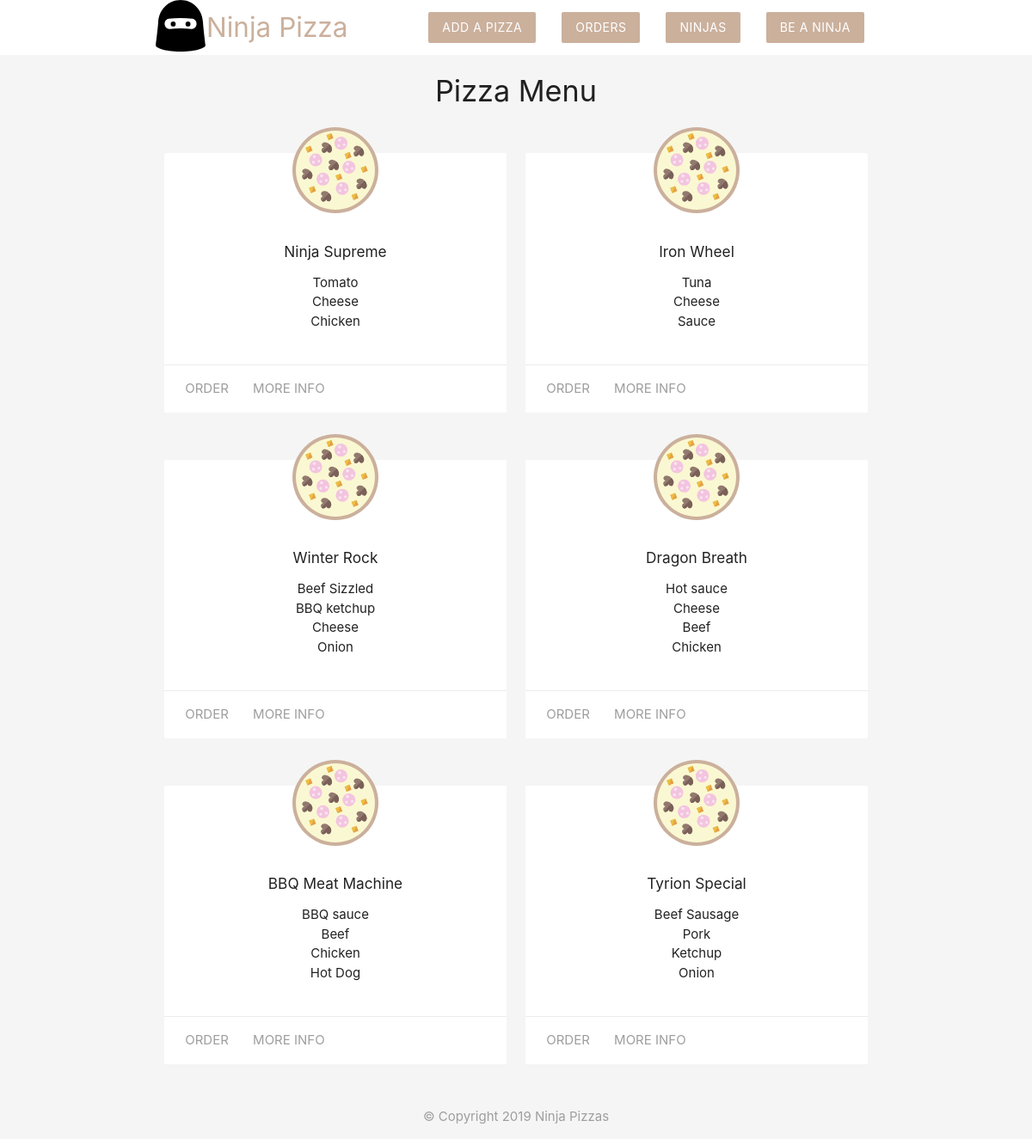
The page / on the database its author committed.
### tables this page shows
CREATE TABLE `pizza` (
  `id` int(11) NOT NULL,
  `title` varchar(255) NOT NULL,
  `ingredients` varchar(255) NOT NULL,
  `email` varchar(255) NOT NULL,
  `created_at` timestamp NOT NULL DEFAULT current_timestamp()
);

### index.php (the view, shortened to what this page needs)
<?php
	include('config/db_connect.php');
	$sql = "SELECT title, ingredients, id FROM pizza ORDER BY created_at";
	$result = mysqli_query($conn, $sql);
	$pizzas = mysqli_fetch_all($result, MYSQLI_ASSOC);
?>
<!DOCTYPE html>
<html>
	<?php include('templates/header.php'); ?>
	<h4 class="center">Pizza Menu</h4>
	<div class="container">
		<div class="row">
			<?php foreach($pizzas as $pizza): ?>
				<div class="col s6 md3">
                         <div class="card z-depth-0">
                              <img src="img/pizza.svg"  class="pizza">
                              <div class="card-content center">
                                   <h6><?php echo htmlspecialchars($pizza['title']); ?></h6>
                                   <ul>
                                        <?php foreach(explode(',', $pizza['ingredients']) as $ing) {?>
                                             <li><?php echo htmlspecialchars($ing); ?></li>
                                             <?php } ?>
                                   </ul>
                              </div>
                              <div class="card-action ">
                                   <a class="grey-text left-align" href="order.php?id= <?php echo $pizza['id'] ?>">order</a>
                                   <a class="grey-text right-align" href="details.php?id= <?php echo $pizza['id'] ?>">more info</a>
                              </div>
                         </div>
                    </div>
			<?php endforeach; ?>
		</div>
	</div>
	<?php include('templates/footer.php'); ?>
</html>

### templates/header.php (shortened to what this page needs)
<head>
	<link rel="stylesheet" href="https://cdnjs.cloudflare.com/ajax/libs/materialize/1.0.0/css/materialize.min.css">
</head>
<body class="grey lighten-4">
	<nav class="white z-depth-0">
    <div class="container">
      <img src="img/ninja.svg" class="icon">
      <a href="index.php" class="brand-logo brand-text ">Ninja Pizza</a>
      <ul id="nav-mobile" class="right hide-on-small-and-down">
        <li><a href="add.php" class="btn brand z-depth-0 ">Add a Pizza</a></li>
        <li><a href="orders.php" class="btn brand z-depth-0">Orders</a></li>
        <li><a href="staffs.php" class="btn brand z-depth-0 ">Ninjas</a></li>
        <li><a href="join_ninja.php" class="btn brand z-depth-0">Be a ninja</a></li>
      </ul>
    </div>
  </nav>

### templates/footer.php
	<footer class="section">
		<div class="center grey-text">&copy; Copyright 2019 Ninja Pizzas</div>
	</footer>
</body>

### templates/header.php (style rules this page uses)
.brand { background: #cbb09c !important; }
.brand-text { color: #cbb09c !important; }
.pizza { width: 100px; margin: 40px auto -30px; display: block; position: relative; top: -30px; }
.icon { width: 60px; margin: 30px auto top:-10px; position: relative; }
.btn { background-color: darkgoldenrod ; }

### rows shown on the page
pizza: title "Ninja Supreme", ingredients "Tomato", ingredients "Cheese", ingredients "Chicken"
pizza: title "Iron Wheel", ingredients "Tuna", ingredients "Cheese", ingredients "Sauce"
pizza: title "Winter Rock", ingredients "Beef Sizzled", ingredients "BBQ ketchup", ingredients "Cheese", ingredients "Onion"
pizza: title "Dragon Breath", ingredients "Hot sauce", ingredients "Cheese", ingredients "Beef", ingredients "Chicken"
pizza: title "BBQ Meat Machine", ingredients "BBQ sauce", ingredients "Beef", ingredients "Chicken", ingredients "Hot Dog"
pizza: title "Tyrion Special", ingredients "Beef Sausage", ingredients "Pork", ingredients "Ketchup", ingredients "Onion"
